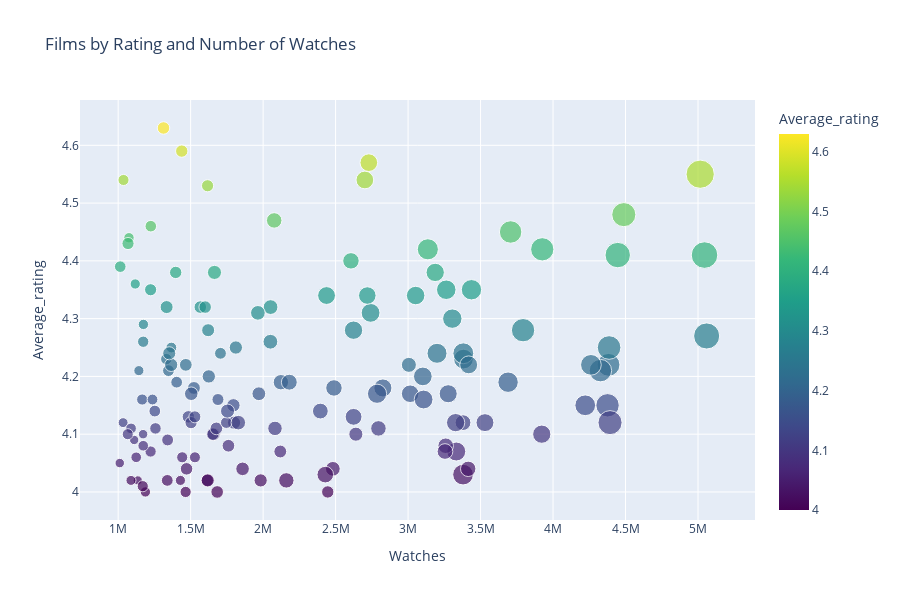

This figure's notebook cell:
### Code cell
fig3 = px.scatter(
    high_rating_watches,
    x='Watches',
    y='Average_rating',
    size='Likes', 
    hover_name='Film_title',
    title='Films by Rating and Number of Watches',
    color='Average_rating',
    color_continuous_scale='Viridis'
)
fig3.update_layout(width=900, height=600)
fig3.show()

### Figure 1 — Plotly figure (JSON) as saved in the notebook; plotly's stock layout.template omitted (floating-point values rounded to 4 significant figures; data arrays with more than 128 entries replaced by an {"elided": "..."} marker saying what was removed)
{"data": [{"hovertemplate": "<b>%{hovertext}</b><br><br>Watches=%{x}<br>Average_rating=%{marker.color}<br>Likes=%{marker.size}<extra></extra>", "hovertext": {"elided": "140 str values"}, "legendgroup": "", "marker": {"color": {"elided": "140 float values"}, "coloraxis": "coloraxis", "size": {"elided": "140 int values"}, "sizemode": "area", "sizeref": 6827.0, "symbol": "circle"}, "mode": "markers", "name": "", "orientation": "v", "showlegend": false, "type": "scatter", "x": {"elided": "140 int values"}, "xaxis": "x", "y": {"elided": "140 float values"}, "yaxis": "y"}], "layout": {"coloraxis": {"colorbar": {"title": {"text": "Average_rating"}}, "colorscale": [[0, "#440154"], [0.1111, "#482878"], [0.2222, "#3e4989"], [0.3333, "#31688e"], [0.4444, "#26828e"], [0.5556, "#1f9e89"], [0.6667, "#35b779"], [0.7778, "#6ece58"], [0.8889, "#b5de2b"], [1, "#fde725"]]}, "height": 600, "legend": {"itemsizing": "constant", "tracegroupgap": 0}, "title": {"text": "Films by Rating and Number of Watches"}, "width": 900, "xaxis": {"anchor": "y", "domain": [0, 1], "title": {"text": "Watches"}}, "yaxis": {"anchor": "x", "domain": [0, 1], "title": {"text": "Average_rating"}}}}
